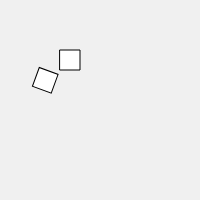
Frame 1 (no input)
Frame 60 (no input): identical to frame 1, image omitted
Frame 120 (the mouse pressed at the canvas centre since frame 60): identical to frame 1, image omitted

The p5.js sketch that drew this single still picture (run headless with seeded random() and noise() and a simulated clock; from frame 60 on, the mouse is pressed at the canvas centre):

// p5.js sketch
// ── sketch.js
// http://www.ac-grenoble.fr/disciplines/informatiquelycee/p5_base_a5.html
// rotation


function setup()
{
  createCanvas(200,200);
  background(240);
  rect(60,50,20,20);
  rotate(radians(20));
  rect(60,50,20,20);
}


function draw()
{

  
}
